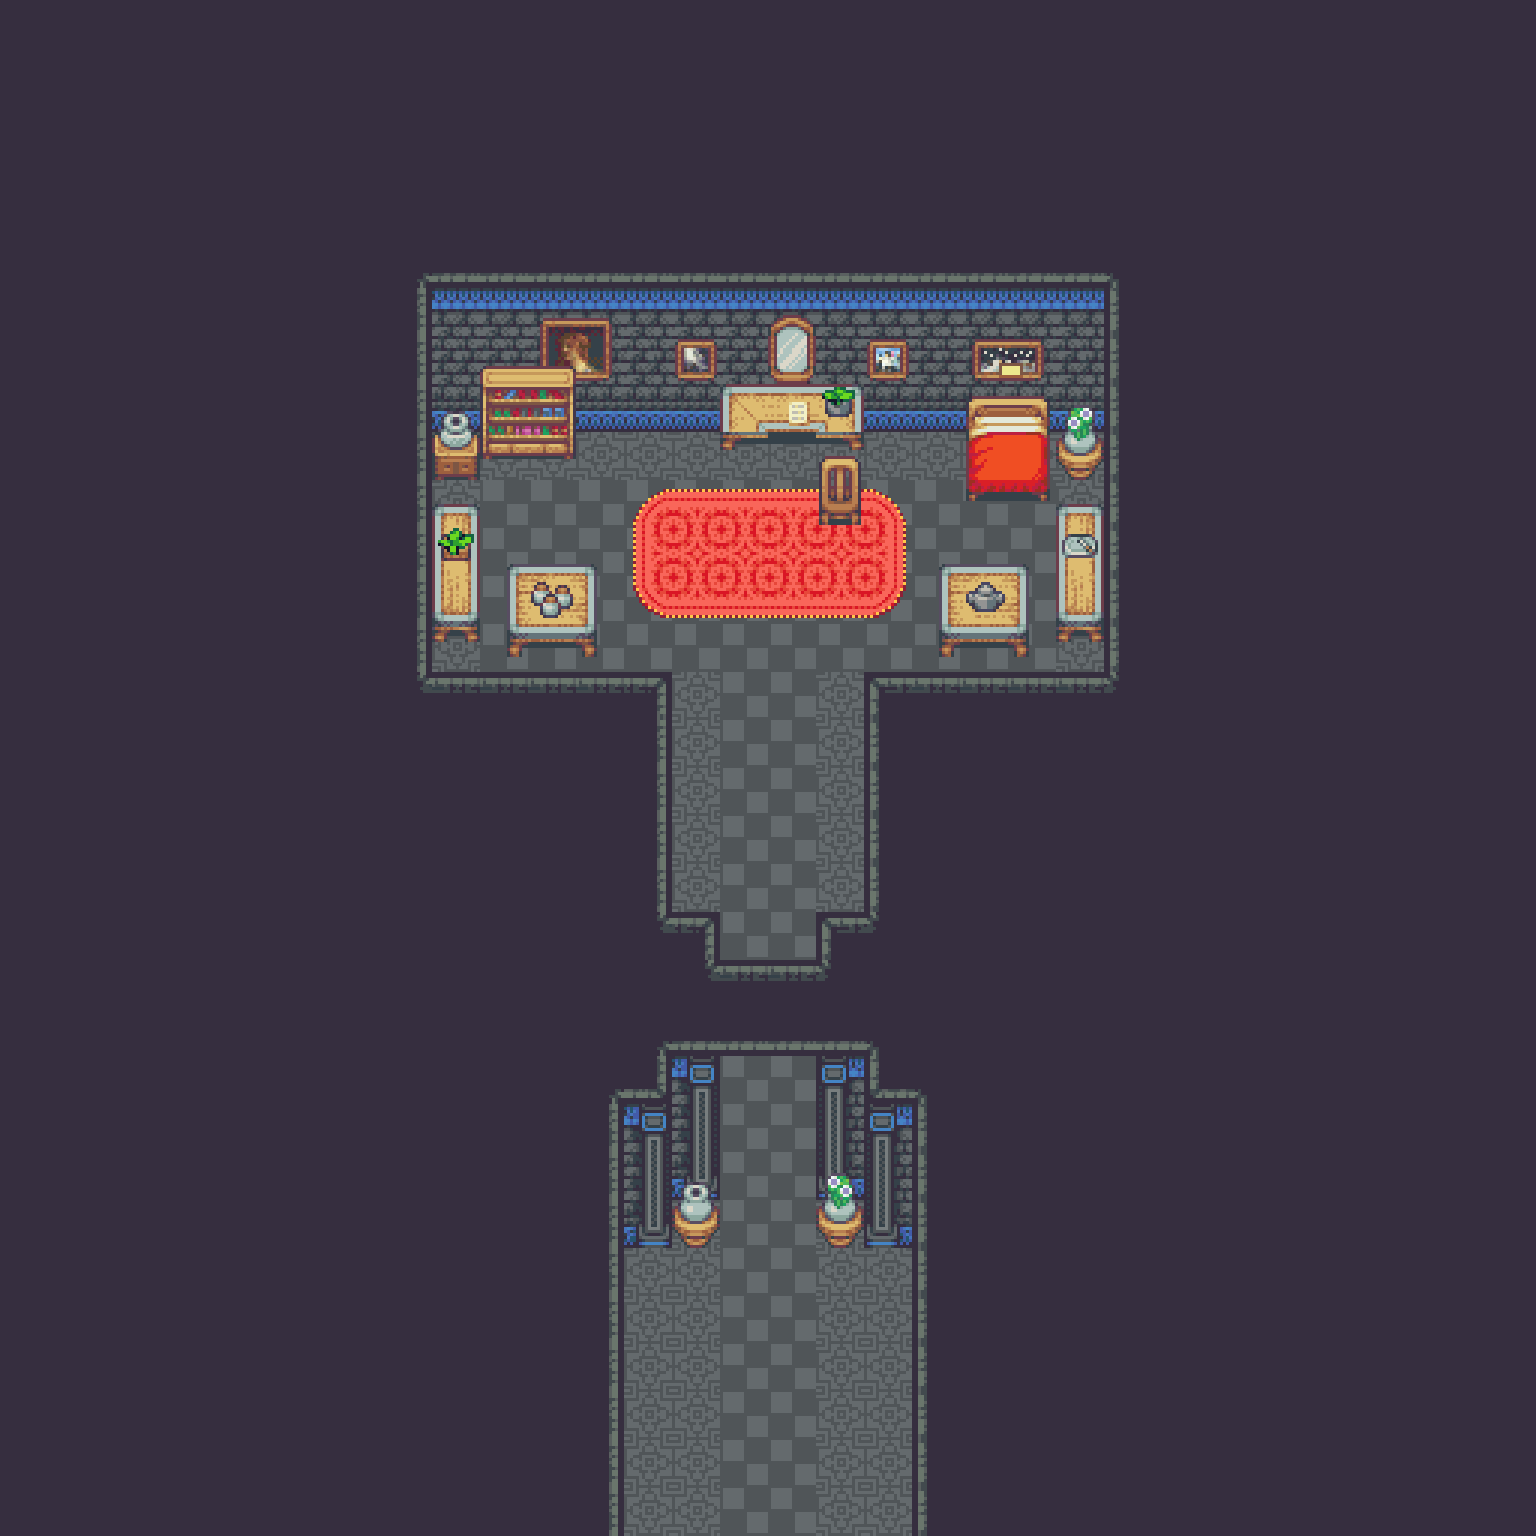

The image is a tile-based game level rendered from a .tmx file. Its description and source (layers, tilesets, objects; grid data summarised) follow:
An orthogonal 32x32 tile map with 48x48 px tiles, 6 tile layers (Basement, Ground, Flooring, Furnishing, ...), 4 tilesets and 3 objects.

<map version="1.10" tiledversion="1.10.1" orientation="orthogonal" renderorder="right-down" width="32" height="32" tilewidth="48" tileheight="48" infinite="0" nextlayerid="11" nextobjectid="9">
 <tileset firstgid="1" source="Castle.tsx" />
 <tileset firstgid="1480" source="CastleInterior.tsx" />
 <tileset firstgid="3160" source="CastleObjects.tsx" />
 <tileset firstgid="3416" source="CastleObjects2.tsx" />
 <layer id="10" name="Basement" width="32" height="32">
  <data>[1024 cells, 0 non-empty, 0 distinct tile ids]</data>
 </layer>
 <layer id="2" name="Ground" width="32" height="32">
  <data>[1024 cells, 1024 non-empty, 2 distinct tile ids]</data>
 </layer>
 <layer id="9" name="Flooring" width="32" height="32">
  <data>[1024 cells, 18 non-empty, 9 distinct tile ids]</data>
 </layer>
 <layer id="1" name="Furnishing" width="32" height="32">
  <data>[1024 cells, 906 non-empty, 51 distinct tile ids]</data>
 </layer>
 <layer id="6" name="Decor" width="32" height="32">
  <data>[1024 cells, 24 non-empty, 21 distinct tile ids]</data>
 </layer>
 <layer id="5" name="Ceiling" width="32" height="32">
  <data>[1024 cells, 18 non-empty, 15 distinct tile ids]</data>
 </layer>
 <objectgroup id="3" name="Props">
  <object id="4" gid="235" x="720" y="1200" width="96" height="144">
   <properties>
    <property name="I" value="[Door WoodenDoor]" />
   </properties>
  </object>
  <object id="6" gid="235" x="576" y="480" width="48" height="48">
   <properties>
    <property name="I" value="[Chest WoodenChest [KeyItem BrassKey] d7a2247e-b843-4b31-8a22-2f36450697cb None Fin [[KylaAdvent 1]]]" />
   </properties>
  </object>
  <object id="7" gid="235" x="720" y="528" width="144" height="144">
   <properties>
    <property name="I">[Character [Enemy Kyla] Upward True False
  [Sequence
   [ClearSpirits
    [FadeOutSong 120]
    [Wait 120]
    [PlaySong 120 0 0 0.5 [Field Unfolding]]
    [Wait 180]
    [Dialog "WWWhat is freedom...?"]
    [Wait 120]
    [Dialog "It must be the death of purpose..."]
    [Wait 60]
    [Face [CharacterTarget [Enemy Kyla]] Leftward]
    [Wait 60]
    [Dialog "I was raised to be a servant of a servant."]
    [Wait 120]
    [Dialog "My master is cruel, but unlike the world, her cruelty is predictable."]
    [Wait 120]
    [Dialog "I came under her ward when my mother passed, but I think she always hated me."]
    [Wait 60]
    [Face [CharacterTarget [Enemy Kyla]] Downward]
    [Wait 60]
    [Dialog "Yet her spite is something to which I have become accustomed."]
    [Wait 120]
    [Dialog "It is the chaos beyond these castle walls that I can not bear."]
    [Wait 60]
    [Face [CharacterTarget [Enemy Kyla]] Leftward]
    [Wait 60]
    [Dialog "The insanity of this decaying world... terrifies me."]
    [Wait 60]
    [Face [CharacterTarget [Enemy Kyla]] Upward]
    [Wait 60]
    [Dialog "I can never leave this place..."]
    [FadeOutSong 120]
    [Fade [CharacterTarget [Enemy Kyla]] 150]
    [ReplaceAdvent [KylaAdvent 0] [KylaAdvent 1]]
    [PlaySong 120 0 0 0.5 [Castle CastlePart1]]
    [Wait 120]
    [PlaySound 0.5 [Field Unlatch]]
    [Dialog "Something unlatched..."]]]
 [[KylaAdvent 0]]]</property>
   </properties>
  </object>
 </objectgroup>
</map>
